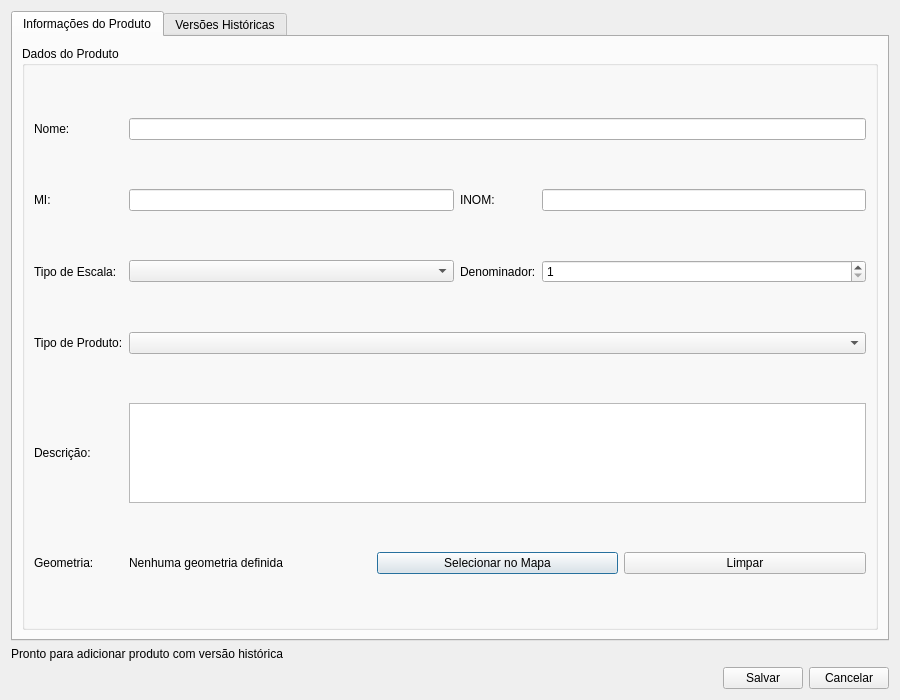
<?xml version="1.0" encoding="UTF-8"?>
<!-- Path: gui\adicionar_produto_historico\adicionar_produto_historico_dialog.ui -->
<ui version="4.0">
 <class>AddHistoricalProductDialog</class>
 <widget class="QDialog" name="AddHistoricalProductDialog">
  <property name="geometry">
   <rect>
    <x>0</x>
    <y>0</y>
    <width>900</width>
    <height>700</height>
   </rect>
  </property>
  <property name="windowTitle">
   <string>Adicionar Produto com Versão Histórica</string>
  </property>
  <layout class="QVBoxLayout" name="verticalLayout">
   <item>
    <widget class="QTabWidget" name="mainTabWidget">
     <property name="currentIndex">
      <number>0</number>
     </property>
     <widget class="QWidget" name="productTab">
      <attribute name="title">
       <string>Informações do Produto</string>
      </attribute>
      <layout class="QVBoxLayout" name="verticalLayout_2">
       <item>
        <widget class="QGroupBox" name="productInfoGroupBox">
         <property name="title">
          <string>Dados do Produto</string>
         </property>
         <layout class="QGridLayout" name="gridLayout">
          <item row="0" column="0">
           <widget class="QLabel" name="nomeLabel">
            <property name="text">
             <string>Nome:</string>
            </property>
           </widget>
          </item>
          <item row="0" column="1" colspan="3">
           <widget class="QLineEdit" name="nomeLineEdit"/>
          </item>
          <item row="1" column="0">
           <widget class="QLabel" name="miLabel">
            <property name="text">
             <string>MI:</string>
            </property>
           </widget>
          </item>
          <item row="1" column="1">
           <widget class="QLineEdit" name="miLineEdit"/>
          </item>
          <item row="1" column="2">
           <widget class="QLabel" name="inomLabel">
            <property name="text">
             <string>INOM:</string>
            </property>
           </widget>
          </item>
          <item row="1" column="3">
           <widget class="QLineEdit" name="inomLineEdit"/>
          </item>
          <item row="2" column="0">
           <widget class="QLabel" name="tipoEscalaLabel">
            <property name="text">
             <string>Tipo de Escala:</string>
            </property>
           </widget>
          </item>
          <item row="2" column="1">
           <widget class="QComboBox" name="tipoEscalaComboBox"/>
          </item>
          <item row="2" column="2">
           <widget class="QLabel" name="denominadorLabel">
            <property name="text">
             <string>Denominador:</string>
            </property>
           </widget>
          </item>
          <item row="2" column="3">
           <widget class="QSpinBox" name="denominadorSpinBox">
            <property name="minimum">
             <number>1</number>
            </property>
            <property name="maximum">
             <number>1000000</number>
            </property>
           </widget>
          </item>
          <item row="3" column="0">
           <widget class="QLabel" name="tipoProdutoLabel">
            <property name="text">
             <string>Tipo de Produto:</string>
            </property>
           </widget>
          </item>
          <item row="3" column="1" colspan="3">
           <widget class="QComboBox" name="tipoProdutoComboBox"/>
          </item>
          <item row="4" column="0">
           <widget class="QLabel" name="descricaoLabel">
            <property name="text">
             <string>Descrição:</string>
            </property>
           </widget>
          </item>
          <item row="4" column="1" colspan="3">
           <widget class="QTextEdit" name="descricaoTextEdit">
            <property name="maximumSize">
             <size>
              <width>16777215</width>
              <height>100</height>
             </size>
            </property>
           </widget>
          </item>
          <item row="5" column="0">
           <widget class="QLabel" name="geometryLabel">
            <property name="text">
             <string>Geometria:</string>
            </property>
           </widget>
          </item>
          <item row="5" column="1" colspan="3">
           <layout class="QHBoxLayout" name="geometryLayout">
            <item>
             <widget class="QLabel" name="geometryLabel">
              <property name="text">
               <string>Nenhuma geometria definida</string>
              </property>
             </widget>
            </item>
            <item>
             <widget class="QPushButton" name="mapSelectionButton">
              <property name="text">
               <string>Selecionar no Mapa</string>
              </property>
             </widget>
            </item>
            <item>
             <widget class="QPushButton" name="clearGeometryButton">
              <property name="text">
               <string>Limpar</string>
              </property>
             </widget>
            </item>
           </layout>
          </item>
         </layout>
        </widget>
       </item>
      </layout>
     </widget>
     <widget class="QWidget" name="versionsTab">
      <attribute name="title">
       <string>Versões Históricas</string>
      </attribute>
      <layout class="QVBoxLayout" name="verticalLayout_3">
       <item>
        <layout class="QHBoxLayout" name="versionsHeaderLayout">
         <item>
          <widget class="QPushButton" name="addVersionButton">
           <property name="text">
            <string>Adicionar Nova Versão Histórica</string>
           </property>
          </widget>
         </item>
         <item>
          <spacer name="horizontalSpacer">
           <property name="orientation">
            <enum>Qt::Horizontal</enum>
           </property>
           <property name="sizeHint" stdset="0">
            <size>
             <width>40</width>
             <height>20</height>
            </size>
           </property>
          </spacer>
         </item>
        </layout>
       </item>
       <item>
        <widget class="QTabWidget" name="versionsTabWidget"/>
       </item>
      </layout>
     </widget>
    </widget>
   </item>
   <item>
    <widget class="QLabel" name="statusLabel">
     <property name="text">
      <string>Pronto para adicionar produto com versão histórica</string>
     </property>
    </widget>
   </item>
   <item>
    <layout class="QHBoxLayout" name="buttonLayout">
     <item>
      <spacer name="horizontalSpacer_2">
       <property name="orientation">
        <enum>Qt::Horizontal</enum>
       </property>
       <property name="sizeHint" stdset="0">
        <size>
         <width>40</width>
         <height>20</height>
        </size>
       </property>
      </spacer>
     </item>
     <item>
      <widget class="QPushButton" name="saveButton">
       <property name="text">
        <string>Salvar</string>
       </property>
      </widget>
     </item>
     <item>
      <widget class="QPushButton" name="cancelButton">
       <property name="text">
        <string>Cancelar</string>
       </property>
      </widget>
     </item>
    </layout>
   </item>
  </layout>
 </widget>
 <resources/>
 <connections/>
</ui>
